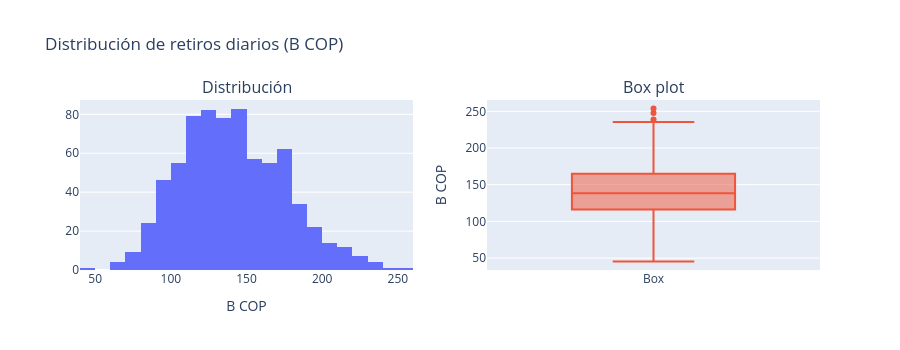

The notebook cell this image was saved under:
### Markdown cell above
## 4. Distribución del target

**Pregunta:** ¿Cómo se distribuyen los retiros diarios?

### Code cell
fig = make_subplots(rows=1, cols=2, subplot_titles=('Distribución', 'Box plot'))
fig.add_trace(go.Histogram(x=df['total_withdrawals_cop']/1e9, nbinsx=40, name='Distribución'), row=1, col=1)
fig.add_trace(go.Box(y=df['total_withdrawals_cop']/1e9, name='Box'), row=1, col=2)
fig.update_layout(height=350, showlegend=False, title='Distribución de retiros diarios (B COP)')
fig.update_xaxes(title_text='B COP', row=1, col=1)
fig.update_yaxes(title_text='B COP', row=1, col=2)
fig.show()

print(f"Media: {df['total_withdrawals_cop'].mean()/1e9:.1f}B")
print(f"Mediana: {df['total_withdrawals_cop'].median()/1e9:.1f}B")
print(f"Std: {df['total_withdrawals_cop'].std()/1e9:.1f}B")
print(f"CV: {df['total_withdrawals_cop'].std()/df['total_withdrawals_cop'].mean()*100:.1f}%")
print(f"Q5: {df['total_withdrawals_cop'].quantile(0.05)/1e9:.1f}B")
print(f"Q95: {df['total_withdrawals_cop'].quantile(0.95)/1e9:.1f}B")

### Figure 1 — Plotly figure (JSON) as saved in the notebook; plotly's stock layout.template omitted (floating-point values rounded to 4 significant figures; data arrays with more than 128 entries replaced by an {"elided": "..."} marker saying what was removed)
{"data": [{"name": "Distribución", "nbinsx": 40, "type": "histogram", "x": {"elided": "730 float values"}, "xaxis": "x", "yaxis": "y"}, {"name": "Box", "type": "box", "xaxis": "x2", "y": {"elided": "730 float values"}, "yaxis": "y2"}], "layout": {"annotations": [{"font": {"size": 16}, "showarrow": false, "text": "Distribución", "x": 0.225, "xanchor": "center", "xref": "paper", "y": 1.0, "yanchor": "bottom", "yref": "paper"}, {"font": {"size": 16}, "showarrow": false, "text": "Box plot", "x": 0.775, "xanchor": "center", "xref": "paper", "y": 1.0, "yanchor": "bottom", "yref": "paper"}], "height": 350, "showlegend": false, "title": {"text": "Distribución de retiros diarios (B COP)"}, "xaxis": {"anchor": "y", "domain": [0.0, 0.45], "title": {"text": "B COP"}}, "xaxis2": {"anchor": "y2", "domain": [0.55, 1.0]}, "yaxis": {"anchor": "x", "domain": [0.0, 1.0]}, "yaxis2": {"anchor": "x2", "domain": [0.0, 1.0], "title": {"text": "B COP"}}}}
